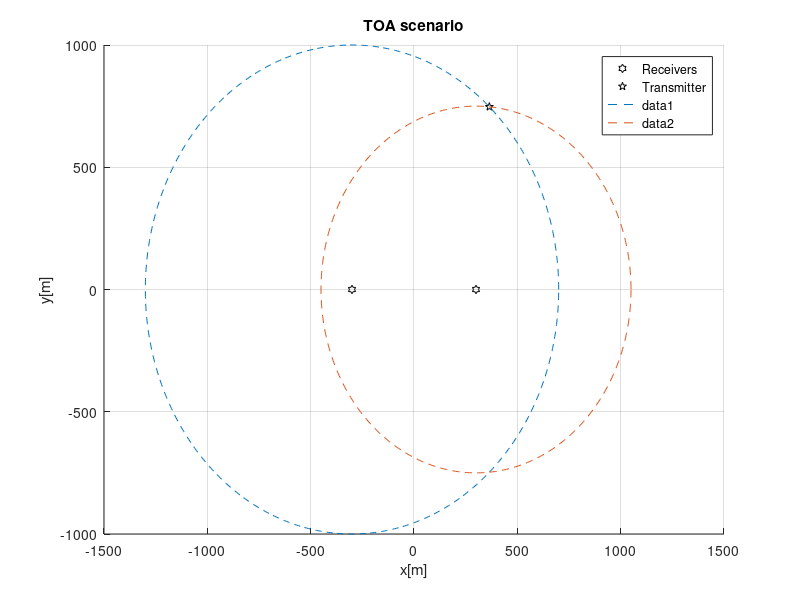

This figure's MATLAB source:
%Plots the TOA scenario figure

close all;
clear all;

%Two receivers at (-300,0) and (300,0) try to locate a target.

angles =0:0.01:2*pi;

figure;
hold on;
plot([-300,300],[0,0],'kh');
plot(364.5833,747.2406,'kp');
legend('Receivers','Transmitter');
plot(1000*cos(angles)-300,1000*sin(angles),'--');
plot(750*cos(angles)+300,750*sin(angles),'--');
grid on;
xlabel 'x[m]';
ylabel 'y[m]';
title 'TOA scenario';

